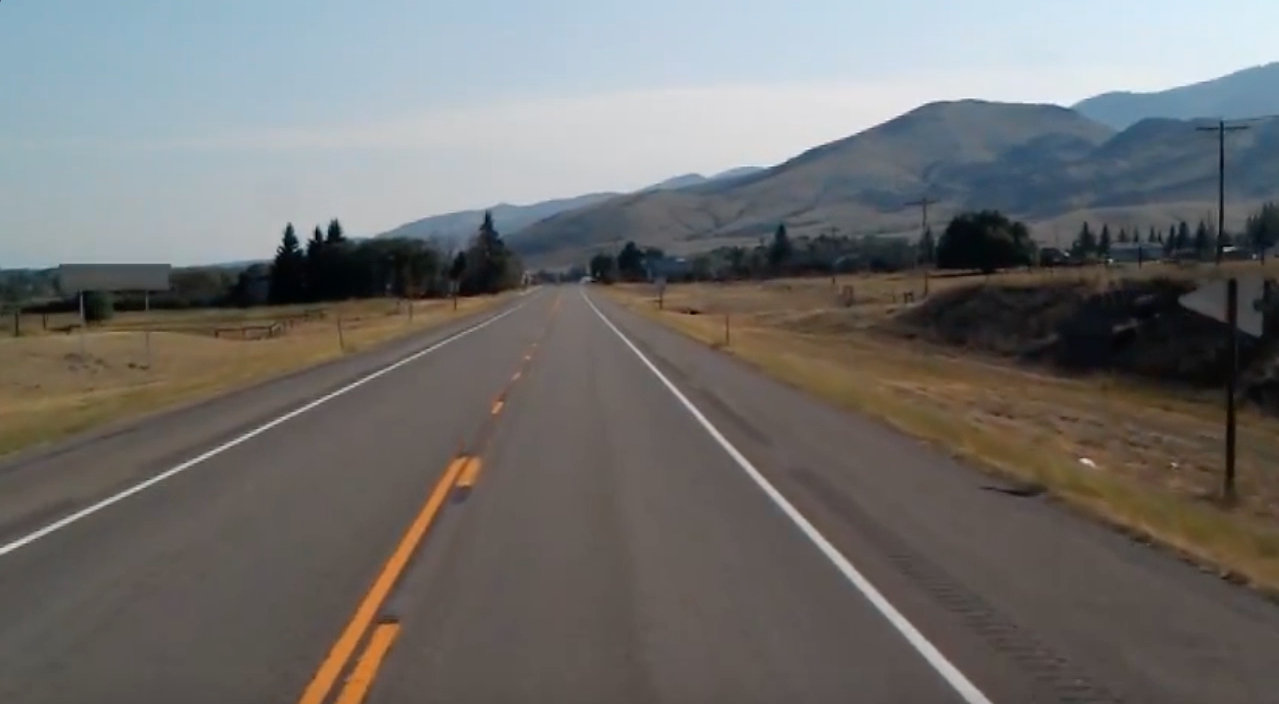
#> input picture Finding_Lanes/picture.jpg, 1279 x 704 px
$ python lanes.py --image picture.jpg --video picture.jpg
#> lines starting #> are read from the running program, lines starting #| are printed output that depends on the picture; after the words box and inside, x2 and y2 are one past the last pixel; in counts of white or black regions, pixels touching at a corner belong together
#> in process_image, image is the input picture: shape (704, 1279, 3); mean B, G, R 109.7, 111.3, 112.3
"""Finding Lanes: Road Lane Detection using OpenCV & NumPy.

This module provides a modular computer vision pipeline to detect road lane
markings in static images, pre-recorded video files, or live camera streams.
It uses Gaussian blurring, Canny edge detection, dynamic Region of Interest
(ROI) masking, Hough Transform line detection, slope-intercept linear
regression averaging, and temporal smoothing to render clear lane boundaries.
"""

import argparse
import os
import sys
from typing import Dict, List, Optional, Tuple, Union

import cv2
import numpy as np


class LaneTracker:
    """Temporal smoothing filter for video and live camera lane detection.

    Maintains an exponential moving average (EMA) of left and right lane
    parameters across consecutive frames to eliminate jitter, and preserves
    lane estimates during brief detection dropouts (e.g. dashed line gaps).
    """

    # [66 lines left out: functions __init__, update, reset, not called in this run]


def make_coordinate(
    image: np.ndarray,
    line_parameters: Union[Tuple[float, float], np.ndarray, List[float]],
    y_min_ratio: float = 0.6,
    y_max_ratio: float = 1.0
) -> Optional[np.ndarray]:
    """Calculate (x1, y1, x2, y2) pixel coordinates from slope and intercept.

    Args:
        image: Source image frame as a NumPy ndarray.
        line_parameters: Tuple or array containing (slope, intercept).
        y_min_ratio: Ratio of frame height for upper line coordinate.
        y_max_ratio: Ratio of frame height for lower line coordinate.

    Returns:
        NumPy array [x1, y1, x2, y2] or None if line is invalid.
    """
    if line_parameters is None:
        return None

    params = np.asarray(line_parameters).ravel()
    if len(params) < 2:
        return None

    slope = float(params[0])
    intercept = float(params[1])

    # Guard against zero slope, NaN, or non-finite values
    if abs(slope) < 1e-4 or not np.isfinite(slope) or not np.isfinite(intercept):
        return None

    height, width = image.shape[:2]
    y1 = int(height * y_max_ratio)
    y2 = int(height * y_min_ratio)

    try:
        x1 = int((y1 - intercept) / slope)
        x2 = int((y2 - intercept) / slope)
    except (ValueError, OverflowError, ZeroDivisionError):
        return None

    # Clip coordinates within safe display bounds
    x1 = max(-width, min(2 * width, x1))
    x2 = max(-width, min(2 * width, x2))

    return np.array([x1, y1, x2, y2], dtype=np.int32)


def average_lines_intercept(
    image: np.ndarray,
    lines: Optional[np.ndarray],
    min_slope: float = 0.3,
    tracker: Optional[LaneTracker] = None
) -> Optional[np.ndarray]:
    """Average and extrapolate detected Hough line segments into left and right lane lines.

    Separates left and right lane candidates using both slope sign and spatial
    positioning relative to the frame midpoint to prevent cross-lane contamination.
    Optionally smooths estimates across frames using a LaneTracker.

    Args:
        image: Source image frame.
        lines: Array of line segments from cv2.HoughLinesP.
        min_slope: Minimum absolute slope threshold to filter horizontal noise lines.
        tracker: Optional LaneTracker instance for temporal smoothing.

    Returns:
        NumPy array containing coordinates for left and right lanes, or None.
    """
    if lines is None or len(lines) == 0:
        if tracker is not None:
            smooth_left, smooth_right = tracker.update(None, None)
            lane_lines: List[np.ndarray] = []
            if smooth_left is not None:
                line = make_coordinate(image, smooth_left)
                if line is not None:
                    lane_lines.append(line)
            if smooth_right is not None:
                line = make_coordinate(image, smooth_right)
                if line is not None:
                    lane_lines.append(line)
            return np.array(lane_lines, dtype=np.int32) if len(lane_lines) > 0 else None
        return None

    height, width = image.shape[:2]
    midpoint = width / 2.0

    left_fit: List[Tuple[float, float]] = []
    right_fit: List[Tuple[float, float]] = []

    for line in lines:
        coords = line.reshape(4)
        x1, y1, x2, y2 = int(coords[0]), int(coords[1]), int(coords[2]), int(coords[3])

        # Ignore purely vertical lines to prevent division by zero
        if x1 == x2:
            continue

        parameters = np.polyfit((x1, x2), (y1, y2), 1)
        slope = float(parameters[0])
        intercept = float(parameters[1])

        # Filter out near-horizontal noise lines (crosswalks, shadows)
        if abs(slope) < min_slope:
            continue

        # In image coordinates, y increases downward:
        # Left lane has a negative slope AND lies on the left side of the vehicle/frame
        # Right lane has a positive slope AND lies on the right side of the vehicle/frame
        line_mid_x = (x1 + x2) / 2.0

        if slope < -min_slope and line_mid_x < midpoint:
            left_fit.append((slope, intercept))
        elif slope > min_slope and line_mid_x > midpoint:
            right_fit.append((slope, intercept))

    current_left = tuple(np.average(left_fit, axis=0)) if len(left_fit) > 0 else None
    current_right = tuple(np.average(right_fit, axis=0)) if len(right_fit) > 0 else None

    if tracker is not None:
        target_left, target_right = tracker.update(current_left, current_right)
    else:
        target_left, target_right = current_left, current_right

    lane_lines = []

    if target_left is not None:
        left_line = make_coordinate(image, target_left)
        if left_line is not None:
            lane_lines.append(left_line)

    if target_right is not None:
        right_line = make_coordinate(image, target_right)
        if right_line is not None:
            lane_lines.append(right_line)

    return np.array(lane_lines, dtype=np.int32) if len(lane_lines) > 0 else None


def canny(
    image: np.ndarray,
    low_threshold: int = 50,
    high_threshold: int = 150,
    kernel_size: int = 5
) -> np.ndarray:
    """Apply grayscale conversion, Gaussian blur, and Canny edge detection.

    Args:
        image: Input BGR image array or single-channel grayscale array.
        low_threshold: Lower hysteresis threshold for Canny.
        high_threshold: Upper hysteresis threshold for Canny.
        kernel_size: Gaussian blur kernel size (odd integer).

    Returns:
        Binary edge map as a 2D NumPy array.
    """
#> called with low_threshold = 50, high_threshold = 150, kernel_size = 5
    if len(image.shape) == 3:
        gray = cv2.cvtColor(image, cv2.COLOR_BGR2GRAY)
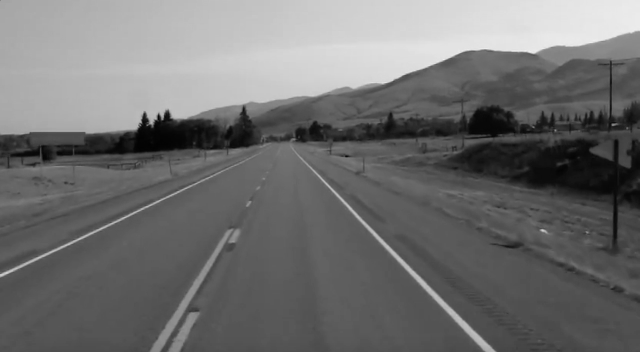
#> gray: shape (704, 1279) (shown at 1/2 size); min 0, max 244, mean 111.4
    else:
        gray = image

    blur = cv2.GaussianBlur(gray, (kernel_size, kernel_size), 0)
    edges = cv2.Canny(blur, low_threshold, high_threshold)
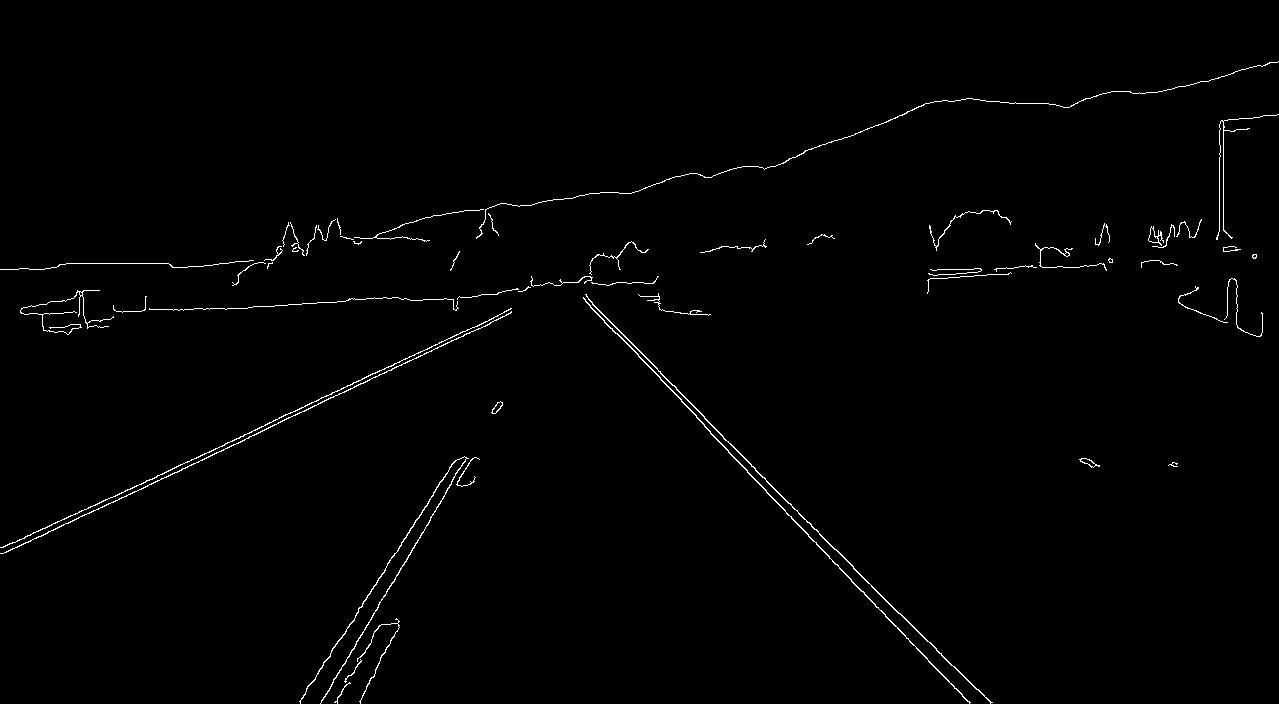
#> edges: shape (704, 1279); 0.98% white in thin lines or dots
    return edges


def display_lines(
    image: np.ndarray,
    lines: Optional[np.ndarray],
    color: Tuple[int, int, int] = (0, 0, 255),
    thickness: int = 10,
    fill_lane: bool = False,
    fill_color: Tuple[int, int, int] = (0, 255, 0),
    fill_alpha: float = 0.25
) -> np.ndarray:
    """Render detected lane lines onto a blank canvas matching image dimensions.

    Args:
        image: Reference image for dimensions.
        lines: Array of lane line coordinates [[x1, y1, x2, y2], ...].
        color: BGR color tuple for the drawn lines (default: Red (0, 0, 255)).
        thickness: Line thickness in pixels.
        fill_lane: If True and 2 lanes are detected, fills the drivable lane corridor.
        fill_color: BGR color tuple for the filled lane polygon (default: Green).
        fill_alpha: Opacity factor for the filled polygon (0.0 to 1.0).

    Returns:
        Image with rendered lane lines and optional corridor overlay.
    """
    line_image = np.zeros_like(image)

    if lines is not None and len(lines) > 0:
        # If fill_lane requested and two lanes detected, fill drivable corridor
        if fill_lane and len(lines) >= 2:
            l1, l2 = lines[0], lines[1]
            # Order lines from left to right based on bottom x-coordinate
            left_line = l1 if l1[0] < l2[0] else l2
            right_line = l2 if l1[0] < l2[0] else l1

            poly_pts = np.array([
                [
                    [left_line[0], left_line[1]],
                    [left_line[2], left_line[3]],
                    [right_line[2], right_line[3]],
                    [right_line[0], right_line[1]]
                ]
            ], dtype=np.int32)

            poly_mask = np.zeros_like(image)
            cv2.fillPoly(poly_mask, poly_pts, fill_color)
            line_image = cv2.addWeighted(line_image, 1.0, poly_mask, fill_alpha, 0.0)

        for line in lines:
            x1, y1, x2, y2 = line.reshape(4)
            cv2.line(line_image, (int(x1), int(y1)), (int(x2), int(y2)), color, thickness)

    return line_image


def roi(
    image: np.ndarray,
    polygons: Optional[np.ndarray] = None
) -> np.ndarray:
    """Apply a Region of Interest (ROI) polygon mask to isolate the road lane area.

    Supports both single-channel (e.g. edge maps) and 3-channel (BGR/RGB) image arrays
    without color channel corruption.

    Args:
        image: Single-channel edge map or 3-channel image.
        polygons: Custom polygon vertices array, or None for dynamic ROI.

    Returns:
        Masked image containing only the region of interest.
    """
    height, width = image.shape[:2]

    if polygons is None:
        # Dynamic triangular ROI proportional to image dimensions
        polygons = np.array([
            [
                (int(width * 0.15), height),
                (int(width * 0.88), height),
                (int(width * 0.45), int(height * 0.35))
            ]
        ], dtype=np.int32)

    mask = np.zeros_like(image)
    fill_color = (255,) * image.shape[2] if image.ndim == 3 else 255
    cv2.fillPoly(mask, polygons, fill_color)
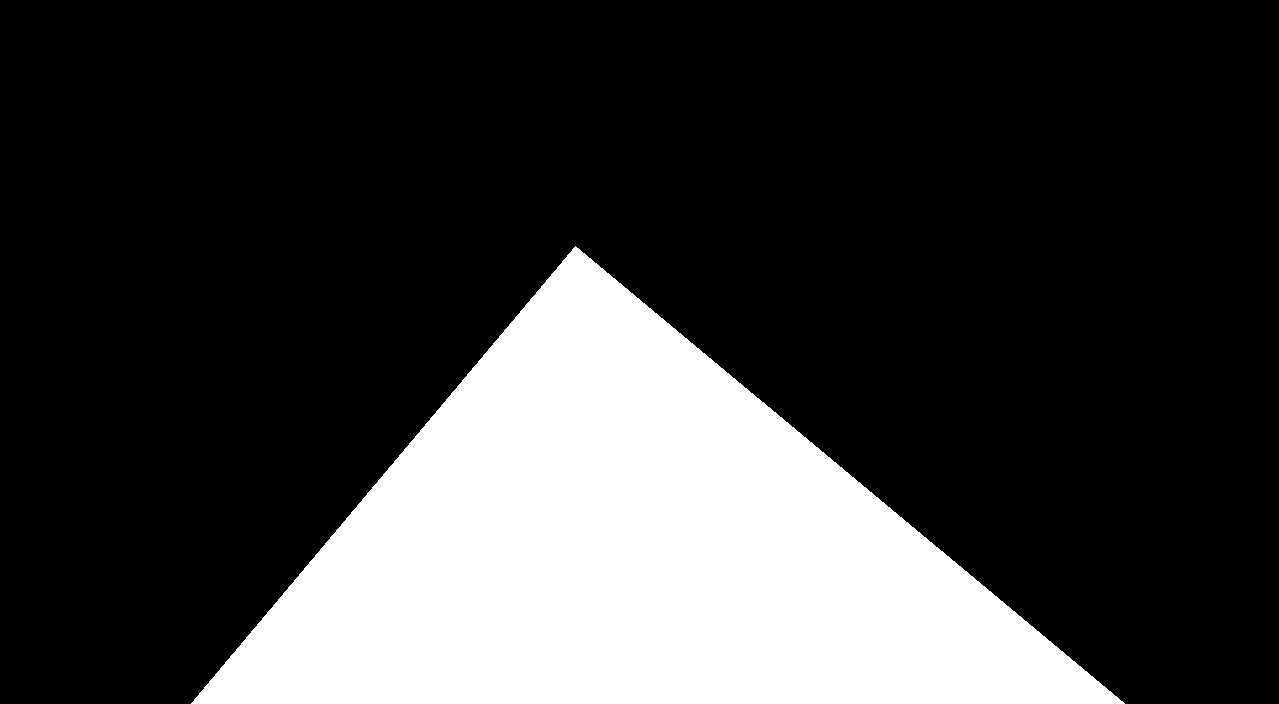
#> mask: shape (704, 1279); 23.8% white; 1 white region, box (x1, y1, x2, y2) and area: (191, 246, 1125, 704) 214161
    masked_image = cv2.bitwise_and(image, mask)
#> masked_image: shape (704, 1279); 0.32% white in thin lines or dots, all inside (x1, y1, x2, y2) = (299, 260, 993, 704)
    return masked_image


def process_frame(
    frame: np.ndarray,
    min_slope: float = 0.3,
    return_intermediates: bool = False,
    fill_lane: bool = False,
    tracker: Optional[LaneTracker] = None
) -> Union[Tuple[np.ndarray, Optional[np.ndarray]], Tuple[np.ndarray, Optional[np.ndarray], Dict[str, np.ndarray]]]:
    """Execute the full lane detection pipeline on a single frame.

    Pipeline stages:
    1. Canny edge detection (Grayscale -> Gaussian Blur -> Canny)
    2. Dynamic Region of Interest (ROI) masking
    3. Hough Transform line detection
    4. Slope-intercept averaging & spatial filtering
    5. Line rendering & alpha blending with the original frame

    Args:
        frame: BGR input image frame.
        min_slope: Minimum slope threshold to filter noise lines.
        return_intermediates: If True, returns a dict of intermediate pipeline stages.
        fill_lane: If True, fills the drivable lane corridor between lines.
        tracker: Optional LaneTracker instance for video temporal smoothing.

    Returns:
        (combo_image, averaged_lines) or (combo_image, averaged_lines, intermediates_dict)
    """
    canny_image = canny(frame)
    cropped_image = roi(canny_image)
    lines = cv2.HoughLinesP(
        cropped_image,
        rho=2,
        theta=np.pi / 180,
        threshold=100,
        lines=np.array([]),
        minLineLength=40,
        maxLineGap=5
    )
#> lines = 15 rows, first 6: [900, 613, 976, 689], [766, 492, 969, 702], [321, 701, 451, 484], [751, 466, 834, 549], [355, 615, 455, 460], [588, 299, 660, 371]
#> (the rest of the program and of its run is left out)
